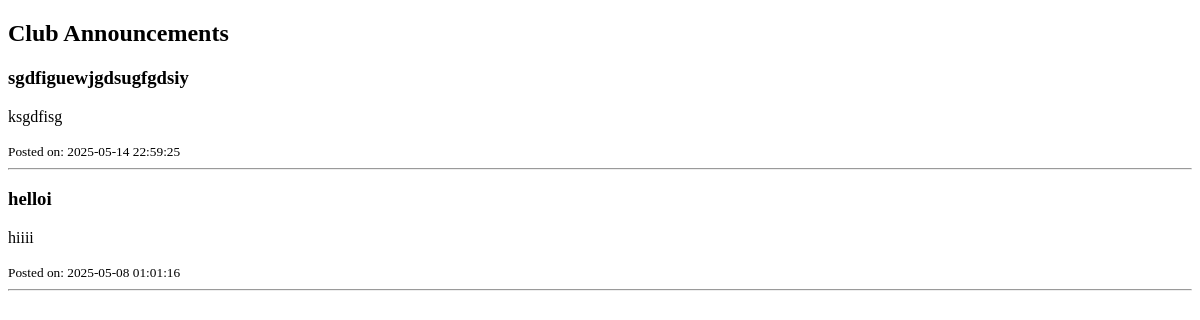
The app's page /view_announcements.php (signed in), older data.
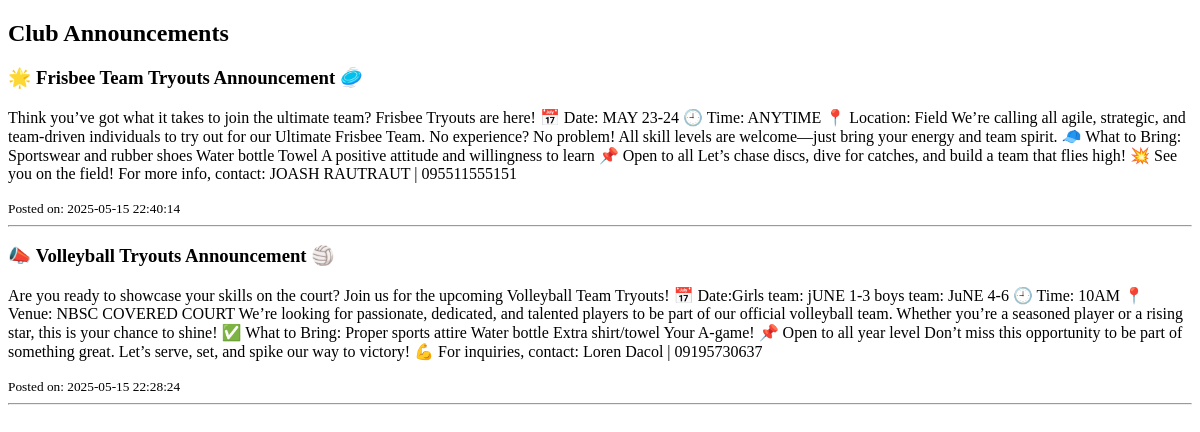
The same page, newer data.
### tables this page shows
CREATE TABLE `announcements` (
  `id` int(11) NOT NULL,
  `admin_id` int(11) NOT NULL,
  `title` varchar(255) NOT NULL,
  `content` text NOT NULL,
  `date_posted` timestamp NOT NULL DEFAULT current_timestamp(),
  `created_at` timestamp NOT NULL DEFAULT current_timestamp(),
  `image_path` varchar(255) DEFAULT NULL
);

### view_announcements.php (the view, shortened to what this page needs)
<?php
include 'db_connect.php';
$announcements_query = "SELECT title, content, date_posted FROM announcements ORDER BY date_posted DESC";
$announcements_result = $conn->query($announcements_query);
?>
<!DOCTYPE html>
<html>
<head>
</head>
<body>
    <h2>Club Announcements</h2>
    <?php while ($row = $announcements_result->fetch_assoc()) { ?>
        <div>
            <h3><?php echo $row['title']; ?></h3>
            <p><?php echo $row['content']; ?></p>
            <small>Posted on: <?php echo $row['date_posted']; ?></small>
        </div>
        <hr>
    <?php } ?>
    <br>
</body>
</html>

Row changes from the older to the newer data that the page shows:
removed announcements: title "sgdfiguewjgdsugfgdsiy", content "ksgdfisg", date_posted "2025-05-14 22:59:25"
removed announcements: title "helloi", content "hiiii", date_posted "2025-05-08 01:01:16"
added announcements: title "🌟 Frisbee Team Tryouts Announcement 🥏", content "Think you’ve got what it takes to join the ultimate team? Frisbee Tryouts are here! 📅 Date: MAY 23-24 🕘 Time: ANYTIME 📍 Location: Field We’re calling all agile, strategic, and team-driven individuals to try out for our Ultimate Frisbee Team. No experience? No problem! All skill levels are welcome—just bring your energy and team spirit. 🧢 What to Bring: Sportswear and rubber shoes Water bottle Towel A positive attitude and willingness to learn 📌 Open to all Let’s chase discs, dive for catches, and build a team that flies high! 💥 See you on the field! For more info, contact: JOASH RAUTRAUT | 095511555151", date_posted "2025-05-15 22:40:14"
added announcements: title "📣 Volleyball Tryouts Announcement 🏐", content "Are you ready to showcase your skills on the court? Join us for the upcoming Volleyball Team Tryouts! 📅 Date:Girls team: jUNE 1-3 boys team: JuNE 4-6 🕘 Time: 10AM 📍 Venue: NBSC COVERED COURT We’re looking for passionate, dedicated, and talented players to be part of our official volleyball team. Whether you’re a seasoned player or a rising star, this is your chance to shine! ✅ What to Bring: Proper sports attire Water bottle Extra shirt/towel Your A-game! 📌 Open to all year level Don’t miss this opportunity to be part of something great. Let’s serve, set, and spike our way to victory! 💪 For inquiries, contact: Loren Dacol | 09195730637", date_posted "2025-05-15 22:28:24"
